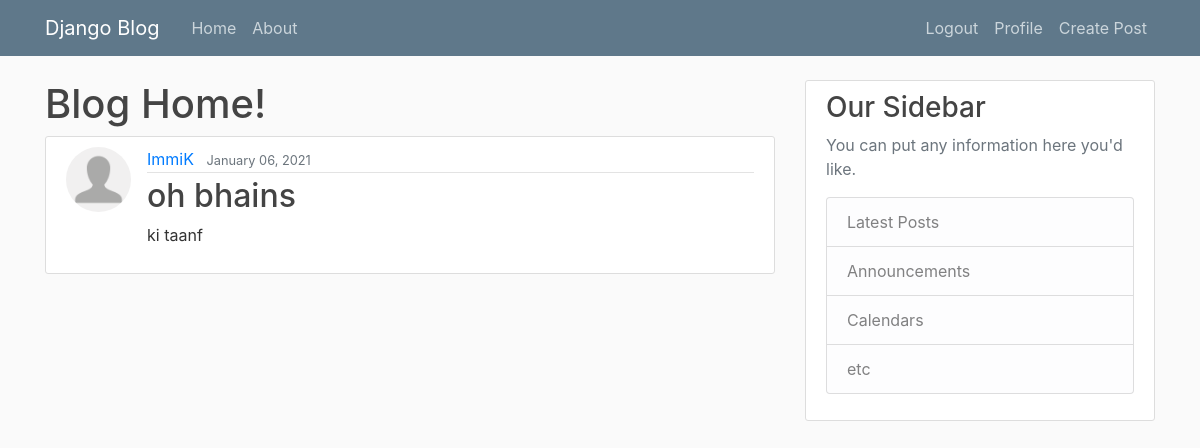
Screenshot of /post/44/ (signed in) with the database file from the repository.
### blog/models.py (models this page shows, shortened)
class Post(models.Model):
    title = models.CharField(max_length = 100)
    content = models.TextField()
    date_posted = models.DateTimeField(default = timezone.now)
    author = models.ForeignKey(User, on_delete = models.CASCADE)

### users/models.py (models this page shows, shortened)
class Profile(models.Model):
    user = models.OneToOneField(User, on_delete = models.CASCADE)
    image = models.ImageField(default = 'default.png', upload_to = 'Profile_Pics')
    Intro = models.CharField(max_length = 255, null = False, blank = False)
    age = models.IntegerField(validators=[MinValueValidator(7), MaxValueValidator(100)])

### blog/views.py (the view)
# urls.py: path('post/<int:pk>/', PostDetailView.as_view(), name='post-detail'),
class PostDetailView(LoginRequiredMixin, DetailView):
    model = Post

### blog/templates/blog/post_detail.html (shortened to what this page needs)
{% extends "blog/layout.html" %}
{% block content %}
<h1> Blog Home!</h1>
<article class="media content-section">
    <img class = "rounded-circle article-img" src = "{{object.author.profile.image.url}}">
    <div class="media-body">
    <div class="article-metadata">
        <a class="mr-2" href="{% url 'user-posts' object.author.username %}">{{ object.author }}</a>
        <small class="text-muted">{{ object.date_posted|date:"F d, Y"}}</small>
    </div>
    <h2 class="article-title">{{ object.title }}</h2>
    <p class="article-content">{{ object.content }}</p>
    </div>
</article>
{% endblock content %}

### blog/static/blog/main.css (style rules this page uses)
body { background: #fafafa; color: #333333; margin-top: 5rem; }
h1, h2, h3, h4, h5, h6 { color: #444444; }
.content-section { background: #ffffff; padding: 10px 20px; border: 1px solid #dddddd; border-radius: 3px; margin-bottom: 20px; }
.article-title { color: #444444; }
.article-content { white-space: pre-line; }
.article-img { height: 65px; width: 65px; margin-right: 16px; }
.article-metadata { padding-bottom: 1px; margin-bottom: 4px; border-bottom: 1px solid #e3e3e3 }

### rows the page displays
Post: author.profile.image (placeholder picture), author "ImmiK", date_posted "January 06, 2021", title "oh bhains", content "ki taanf"
